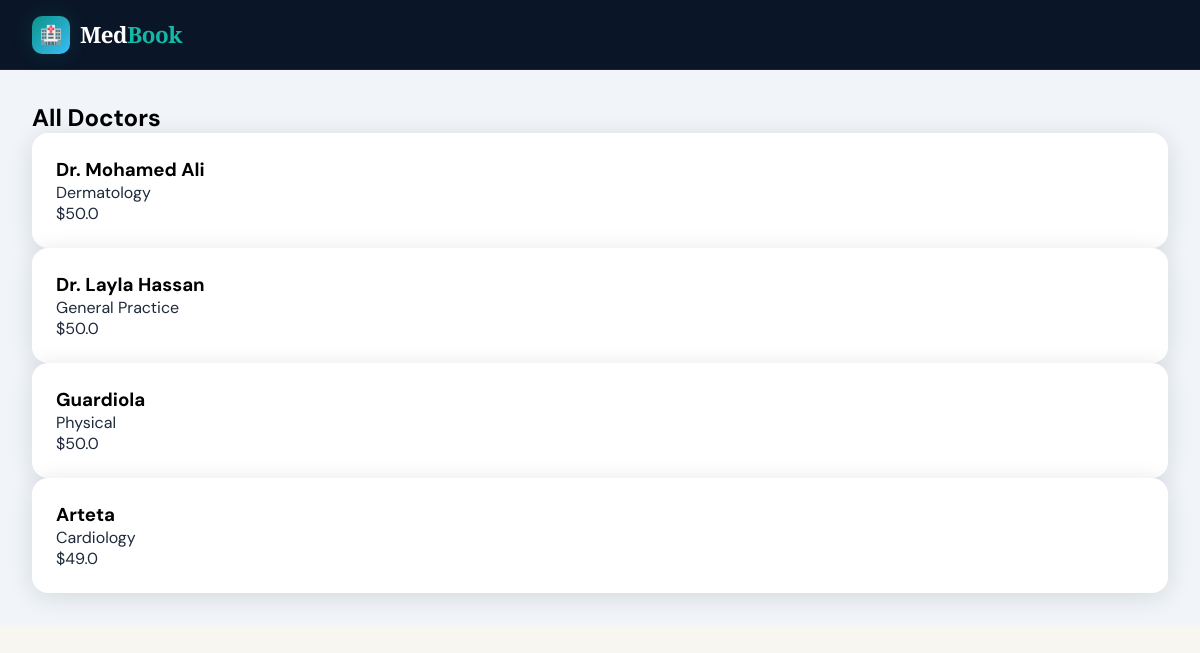
Page /doctors on the committed database.
### models.py (models this page shows, shortened)
class Doctor(db.Model):
    __tablename__ = "doctors"
    id = db.Column(db.Integer, primary_key=True)
    user_id = db.Column(db.Integer, db.ForeignKey("users.id", ondelete="CASCADE"), nullable=False)
    specialization = db.Column(db.String(100), nullable=False)
    bio = db.Column(db.Text, nullable=True)
    fee = db.Column(db.Float, default=50.00)
    rating = db.Column(db.Float, default=0.0)
    total_reviews = db.Column(db.Integer, default=0)
    profile_image = db.Column(db.String(200), nullable=True)
    years_experience = db.Column(db.Integer, default=0)
    is_available = db.Column(db.Boolean, default=True)
    time_slots = db.relationship("TimeSlot", backref="doctor", lazy=True, cascade="all, delete-orphan")
    appointments = db.relationship("Appointment", backref="doctor", lazy=True)

class User(db.Model, UserMixin):
    __tablename__ = "users"
    id = db.Column(db.Integer, primary_key=True)
    name = db.Column(db.String(100), nullable=False)
    email = db.Column(db.String(150), unique=True, nullable=False)
    password_hash = db.Column(db.String(200), nullable=False)
    role = db.Column(db.String(20), nullable=False, default="patient")
    phone = db.Column(db.String(20), nullable=True)
    created_at = db.Column(db.DateTime, default=datetime.utcnow)
    is_active = db.Column(db.Boolean, default=True)
    appointments = db.relationship("Appointment", foreign_keys="Appointment.patient_id", backref="patient", lazy=True)
    payments = db.relationship("Payment", backref="user", lazy=True)
    doctor_profile = db.relationship("Doctor", backref="user", uselist=False, lazy=True, cascade="all, delete-orphan")

### routes/main.py (the view)
@main_bp.route("/doctors")
def list_doctors():
    search = request.args.get("search", "")
    spec = request.args.get("specialization", "")
    query = Doctor.query.join(User).filter(Doctor.is_available == True)
    if search:
        query = query.filter(User.name.ilike(f"%{search}%"))
    if spec:
        query = query.filter(Doctor.specialization.ilike(f"%{spec}%"))
    doctors = query.all()
    specializations = _distinct_specializations()
    return render_template("doctors.html", doctors=doctors, specializations=specializations,
                           search=search, selected_spec=spec)

### routes/main.py (called while the page is built)
def _distinct_specializations():
    from extensions import db
    rows = db.session.query(Doctor.specialization).distinct().all()
    return [r[0] for r in rows]

### templates/doctors.html
<!DOCTYPE html>
<html lang="en">
<head><meta charset="UTF-8"><title>All Doctors - MedBook</title>
<link rel="stylesheet" href="{{ url_for('static', filename='css/style.css') }}"></head>
<body>
<div class="navbar">
  <a href="/" class="navbar-brand"><div class="brand-icon">🏥</div><div class="brand-text">Med<span>Book</span></div></a>
</div>
<div class="main-content">
  <h2>All Doctors</h2>
  {% for doctor in doctors %}
    <div class="card">
      <div class="card-body">
        <h3>{{ doctor.user.name }}</h3>
        <p>{{ doctor.specialization }}</p>
        <p>${{ doctor.fee }}</p>
      </div>
    </div>
  {% endfor %}
</div>
</body>
</html>

### static/css/style.css (style rules this page uses)
:root { --navy: #0a1628; --navy-mid: #0f2040; --teal: #0d9488; --teal-light: #14b8a6; --teal-glow: rgba(13,148,136,0.18); --sky: #38bdf8; --cream: #f8f6f1; --white: #ffffff; --gray-100: #f1f5f9; --gray-200: #e2e8f0; --gray-400: #94a3b8; --gray-600: #475569; --gray-800: #1e293b; --red: #ef4444; --amber: #f59e0b; --green: #22c55e; --radius: 16px; --radius-sm: 8px; --shadow: 0 4px 24px rgba(10,22,40,0.12); --shadow-lg: 0 12px 48px rgba(10,22,40,0.22); --transition: all 0.3s cubic-bezier(0.4,0,0.2,1); }
*, *::before, *::after { box-sizing: border-box; margin: 0; padding: 0; }
html { scroll-behavior: smooth; }
body { font-family: 'DM Sans', sans-serif; background: var(--cream); color: var(--gray-800); min-height: 100vh; overflow-x: hidden; }
.navbar { background: var(--navy); padding: 0 2rem; height: 70px; display: flex; align-items: center; justify-content: space-between; position: sticky; top: 0; z-index: 1000; border-bottom: 1px solid rgba(255,255,255,0.06); backdrop-filter: blur(12px); }
.navbar-brand { display: flex; align-items: center; gap: 10px; text-decoration: none; }
.brand-icon { width: 38px; height: 38px; background: linear-gradient(135deg, var(--teal), var(--sky)); border-radius: 10px; display: flex; align-items: center; justify-content: center; font-size: 18px; box-shadow: 0 0 20px var(--teal-glow); }
.brand-text { font-family: 'Playfair Display', serif; font-size: 1.4rem; font-weight: 700; color: var(--white); letter-spacing: -0.5px; }
.brand-text span { color: var(--teal-light); }
.card { background: var(--white); border-radius: var(--radius); box-shadow: var(--shadow); overflow: hidden; transition: var(--transition); }
.card-body { padding: 1.5rem; }
.main-content { padding: 2rem; background: var(--gray-100); }
h2, h3, h4, h5 { color: #000 !important; }

### rows in the picture
Doctor: user.name "Dr. Mohamed Ali", specialization "Dermatology", fee "50.0"
Doctor: user.name "Dr. Layla Hassan", specialization "General Practice", fee "50.0"
Doctor: user.name "Guardiola", specialization "Physical", fee "50.0"
Doctor: user.name "Arteta", specialization "Cardiology", fee "49.0"
